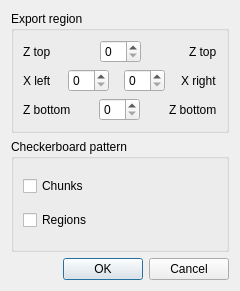
<?xml version="1.0" encoding="UTF-8"?>
<ui version="4.0">
 <class>PngExport</class>
 <widget class="QDialog" name="PngExport">
  <property name="geometry">
   <rect>
    <x>0</x>
    <y>0</y>
    <width>240</width>
    <height>291</height>
   </rect>
  </property>
  <property name="windowTitle">
   <string>PNG export options</string>
  </property>
  <layout class="QVBoxLayout" name="verticalLayout">
   <item>
    <widget class="QGroupBox" name="groupBox">
     <property name="title">
      <string>Export region</string>
     </property>
     <layout class="QVBoxLayout" name="verticalLayout_3">
      <item>
       <layout class="QHBoxLayout" name="horizontalLayout">
        <item>
         <widget class="QLabel" name="label">
          <property name="text">
           <string>Z top</string>
          </property>
         </widget>
        </item>
        <item>
         <spacer name="horizontalSpacer">
          <property name="orientation">
           <enum>Qt::Horizontal</enum>
          </property>
          <property name="sizeHint" stdset="0">
           <size>
            <width>40</width>
            <height>20</height>
           </size>
          </property>
         </spacer>
        </item>
        <item>
         <widget class="QSpinBox" name="spinBox_top">
          <property name="singleStep">
           <number>16</number>
          </property>
         </widget>
        </item>
        <item>
         <spacer name="horizontalSpacer_2">
          <property name="orientation">
           <enum>Qt::Horizontal</enum>
          </property>
          <property name="sizeHint" stdset="0">
           <size>
            <width>40</width>
            <height>20</height>
           </size>
          </property>
         </spacer>
        </item>
        <item>
         <widget class="QLabel" name="label_5">
          <property name="text">
           <string>Z top</string>
          </property>
         </widget>
        </item>
       </layout>
      </item>
      <item>
       <layout class="QHBoxLayout" name="horizontalLayout_2">
        <item>
         <widget class="QLabel" name="label_3">
          <property name="text">
           <string>X left</string>
          </property>
         </widget>
        </item>
        <item>
         <spacer name="horizontalSpacer_3">
          <property name="orientation">
           <enum>Qt::Horizontal</enum>
          </property>
          <property name="sizeHint" stdset="0">
           <size>
            <width>40</width>
            <height>20</height>
           </size>
          </property>
         </spacer>
        </item>
        <item>
         <widget class="QSpinBox" name="spinBox_left">
          <property name="singleStep">
           <number>16</number>
          </property>
         </widget>
        </item>
        <item>
         <spacer name="horizontalSpacer_5">
          <property name="orientation">
           <enum>Qt::Horizontal</enum>
          </property>
          <property name="sizeHint" stdset="0">
           <size>
            <width>40</width>
            <height>20</height>
           </size>
          </property>
         </spacer>
        </item>
        <item>
         <widget class="QSpinBox" name="spinBox_right">
          <property name="singleStep">
           <number>16</number>
          </property>
         </widget>
        </item>
        <item>
         <spacer name="horizontalSpacer_4">
          <property name="orientation">
           <enum>Qt::Horizontal</enum>
          </property>
          <property name="sizeHint" stdset="0">
           <size>
            <width>40</width>
            <height>20</height>
           </size>
          </property>
         </spacer>
        </item>
        <item>
         <widget class="QLabel" name="label_4">
          <property name="text">
           <string>X right</string>
          </property>
         </widget>
        </item>
       </layout>
      </item>
      <item>
       <layout class="QHBoxLayout" name="horizontalLayout_3">
        <item>
         <widget class="QLabel" name="label_2">
          <property name="text">
           <string>Z bottom</string>
          </property>
         </widget>
        </item>
        <item>
         <spacer name="horizontalSpacer_6">
          <property name="orientation">
           <enum>Qt::Horizontal</enum>
          </property>
          <property name="sizeHint" stdset="0">
           <size>
            <width>40</width>
            <height>20</height>
           </size>
          </property>
         </spacer>
        </item>
        <item>
         <widget class="QSpinBox" name="spinBox_bottom">
          <property name="singleStep">
           <number>16</number>
          </property>
         </widget>
        </item>
        <item>
         <spacer name="horizontalSpacer_7">
          <property name="orientation">
           <enum>Qt::Horizontal</enum>
          </property>
          <property name="sizeHint" stdset="0">
           <size>
            <width>40</width>
            <height>20</height>
           </size>
          </property>
         </spacer>
        </item>
        <item>
         <widget class="QLabel" name="label_6">
          <property name="text">
           <string>Z bottom</string>
          </property>
         </widget>
        </item>
       </layout>
      </item>
     </layout>
    </widget>
   </item>
   <item>
    <widget class="QGroupBox" name="groupBox_2">
     <property name="title">
      <string>Checkerboard pattern</string>
     </property>
     <layout class="QVBoxLayout" name="verticalLayout_2">
      <item>
       <widget class="QCheckBox" name="checkBox_chunk">
        <property name="text">
         <string>Chunks</string>
        </property>
       </widget>
      </item>
      <item>
       <widget class="QCheckBox" name="checkBox_region">
        <property name="text">
         <string>Regions</string>
        </property>
       </widget>
      </item>
     </layout>
    </widget>
   </item>
   <item>
    <widget class="QDialogButtonBox" name="buttonBox">
     <property name="orientation">
      <enum>Qt::Horizontal</enum>
     </property>
     <property name="standardButtons">
      <set>QDialogButtonBox::Cancel|QDialogButtonBox::Ok</set>
     </property>
    </widget>
   </item>
  </layout>
 </widget>
 <resources/>
 <connections>
  <connection>
   <sender>buttonBox</sender>
   <signal>accepted()</signal>
   <receiver>PngExport</receiver>
   <slot>accept()</slot>
   <hints>
    <hint type="sourcelabel">
     <x>248</x>
     <y>254</y>
    </hint>
    <hint type="destinationlabel">
     <x>157</x>
     <y>274</y>
    </hint>
   </hints>
  </connection>
  <connection>
   <sender>buttonBox</sender>
   <signal>rejected()</signal>
   <receiver>PngExport</receiver>
   <slot>reject()</slot>
   <hints>
    <hint type="sourcelabel">
     <x>316</x>
     <y>260</y>
    </hint>
    <hint type="destinationlabel">
     <x>286</x>
     <y>274</y>
    </hint>
   </hints>
  </connection>
 </connections>
</ui>
